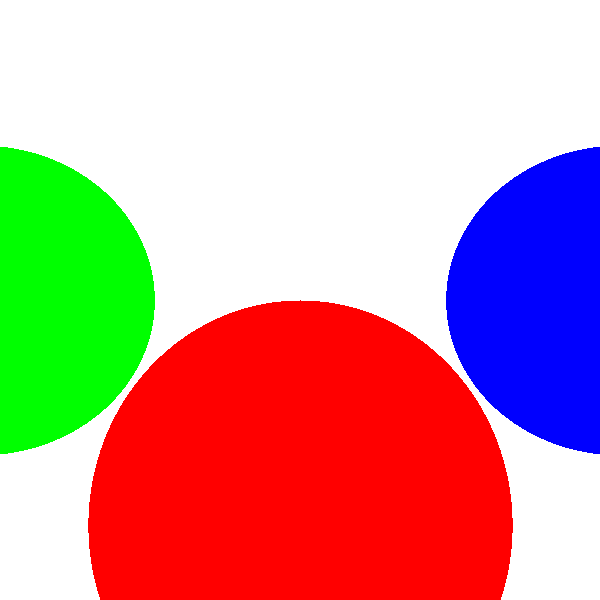

This figure's Python source:
#-*- coding: utf-8 -*-
#!python
# Ray Tracying without lighting
from PIL import Image
import math
from gameobjects.vector3 import Vector3
from gameobjects.vector2 import Vector2

def putPixel(pixels, x, y, color):
	"""
	The PutPixel() function.
	"""
	# canvas coordinate to screen coordinate
	x = screen_width / 2 + x
	y = screen_height / 2  - y 

	if x < 0 or x >= screen_height or y < 0 or y >= screen_height:
		return

	pixels[x, y] = color


# ======================================================================
#  A very basic raytracer.
# ======================================================================

class Sphere(object):
	"""
	Sphere class
	:type center: Vector3
	:type radius: float
	:type color: typle as color
	"""
	def __init__(self, center, radius, color):
		self.center = center
		self.radius = radius
		self.color = color

def canvasToViewPort(p2d):
	"""
	Converts 2D canvas coordinates to 3D viewport coordinates.
	:type p2d: Vector2
    :rtype: Vector3
	"""

	return Vector3(p2d.x * viewport_size / screen_width,
		p2d.y * viewport_size / screen_height,
		projection_plane_z)


def intersectRaySphere(origin, direction, sphere):
	"""
	Computes the intersection of a ray and a sphere. Returns the values
	of t for the intersections.
	:type origin: Vector3
	:type direction: Vector3
	:type sphere: Sphere
	:rtype: [List[int]]
	"""
	oc = sphere.center - origin
	k1 = direction.dot(direction)
	k2 = - 2 * oc.dot(direction)
	k3 = oc.dot(oc) - sphere.radius * sphere.radius

	discriminant = k2 * k2 - 4 * k1 * k3
	if discriminant < 0:
		return [float('inf'), float('inf')]

	t1 = (-k2 + math.sqrt(discriminant)) / (2*k1)
	t2 = (-k2 - math.sqrt(discriminant)) / (2*k1)
	return [t1, t2]


def traceRay(origin, direction, min_t, max_t):
	"""
	Traces a ray against the set of spheres in the scene.
	:type origin: Vector3
	:type direction: Vector3
	:type min_t: float
	:type max_t: float
	:rtype: color
	"""
	closest_t = float('inf')
	closest_sphere = None

	for sphere in spheres:
		t1, t2 = intersectRaySphere(origin, direction, sphere)
		if t1 < closest_t and min_t < t1 and t1 < max_t:
			closest_t = t1
			closest_sphere = sphere
		if t2 < closest_t and min_t < t2 and t2 < max_t:
			closest_t = t2
			closest_sphere = sphere

	if closest_sphere == None:
		return background_color

	return closest_sphere.color


viewport_size = 1
projection_plane_z = 1
camera_position = Vector3(0, 0, 0)
background_color = (255, 255, 255)
spheres = [Sphere(Vector3(0.0, -1.0, 3.0), 1.0, (255, 0, 0)),
           Sphere(Vector3(2.0, 0.0, 4.0), 1.0, (0, 0, 255)),
           Sphere(Vector3(-2.0, 0.0, 4.0), 1.0, (0, 255, 0))]


screen_width = 600
screen_height = 600




def run():
	image = Image.new("RGBA", (screen_width, screen_height), background_color)
	pixels = image.load()

	for x in xrange(-screen_width/2, screen_width/2):
		for y in xrange(-screen_height/2,screen_height/2):
			direction = canvasToViewPort(Vector2(x, y))
			color = traceRay(camera_position, direction, 1, float('inf'))
			putPixel(pixels , x, y ,color)

	image.save("raytracying01.png")

#
# Main loop.
#
if __name__ == '__main__':
	run()
